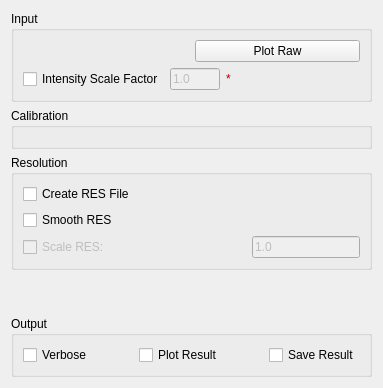
     <widget class="QWidget" name="tabCalibration">
      <attribute name="title">
       <string>Calibration</string>
      </attribute>
      <layout class="QVBoxLayout" name="verticalLayout_10">
       <item>
        <layout class="QVBoxLayout" name="verticalLayout_19">
         <item>
          <layout class="QGridLayout" name="gridLayout">
           <item row="0" column="0">
            <widget class="QGroupBox" name="gbCalibrationInput">
             <property name="title">
              <string>Input</string>
             </property>
             <layout class="QVBoxLayout" name="verticalLayout_11">
              <item>
               <layout class="QHBoxLayout" name="loCalibInputFile">
                <item>
                 <widget class="MantidQt::MantidWidgets::MWRunFiles" name="cal_leRunNo" native="true">
                  <property name="sizePolicy">
                   <sizepolicy hsizetype="Preferred" vsizetype="Fixed">
                    <horstretch>0</horstretch>
                    <verstretch>41</verstretch>
                   </sizepolicy>
                  </property>
                  <property name="label" stdset="0">
                   <string>Run No</string>
                  </property>
                  <property name="multipleFiles" stdset="0">
                   <bool>true</bool>
                  </property>
                  <property name="algorithmAndProperty" stdset="0">
                   <string/>
                  </property>
                  <property name="fileExtensions" stdset="0">
                   <stringlist>
                    <string>.raw</string>
                   </stringlist>
                  </property>
                 </widget>
                </item>
                <item>
                 <widget class="QPushButton" name="cal_pbPlot">
                  <property name="toolTip">
                   <string>Plot first detector spectra</string>
                  </property>
                  <property name="text">
                   <string>Plot Raw</string>
                  </property>
                 </widget>
                </item>
               </layout>
              </item>
              <item>
               <layout class="QHBoxLayout" name="loCalibScaleFactor">
                <item>
                 <widget class="QCheckBox" name="cal_ckIntensityScaleMultiplier">
                  <property name="text">
                   <string>Intensity Scale Factor</string>
                  </property>
                 </widget>
                </item>
                <item>
                 <widget class="QLineEdit" name="cal_leIntensityScaleMultiplier">
                  <property name="enabled">
                   <bool>false</bool>
                  </property>
                  <property name="sizePolicy">
                   <sizepolicy hsizetype="Minimum" vsizetype="Fixed">
                    <horstretch>0</horstretch>
                    <verstretch>0</verstretch>
                   </sizepolicy>
                  </property>
                  <property name="maximumSize">
                   <size>
                    <width>50</width>
                    <height>16777215</height>
                   </size>
                  </property>
                  <property name="text">
                   <string>1.0</string>
                  </property>
                  <property name="placeholderText">
                   <string/>
                  </property>
                 </widget>
                </item>
                <item>
                 <widget class="QLabel" name="cal_valIntensityScaleMultiplier">
                  <property name="sizePolicy">
                   <sizepolicy hsizetype="Fixed" vsizetype="Fixed">
                    <horstretch>10</horstretch>
                    <verstretch>20</verstretch>
                   </sizepolicy>
                  </property>
                  <property name="minimumSize">
                   <size>
                    <width>10</width>
                    <height>0</height>
                   </size>
                  </property>
                  <property name="palette">
                   <palette>
                    <active>
                     <colorrole role="WindowText">
                      <brush brushstyle="SolidPattern">
                       <color alpha="255">
                        <red>170</red>
                        <green>0</green>
                        <blue>0</blue>
                       </color>
                      </brush>
                     </colorrole>
                    </active>
                    <inactive>
                     <colorrole role="WindowText">
                      <brush brushstyle="SolidPattern">
                       <color alpha="255">
                        <red>170</red>
                        <green>0</green>
                        <blue>0</blue>
                       </color>
                      </brush>
                     </colorrole>
                    </inactive>
                    <disabled>
                     <colorrole role="WindowText">
                      <brush brushstyle="SolidPattern">
                       <color alpha="255">
                        <red>118</red>
                        <green>116</green>
                        <blue>108</blue>
                       </color>
                      </brush>
                     </colorrole>
                    </disabled>
                   </palette>
                  </property>
                  <property name="text">
                   <string>*</string>
                  </property>
                 </widget>
                </item>
                <item>
                 <spacer name="horizontalSpacer_23">
                  <property name="orientation">
                   <enum>Qt::Horizontal</enum>
                  </property>
                  <property name="sizeType">
                   <enum>QSizePolicy::Expanding</enum>
                  </property>
                  <property name="sizeHint" stdset="0">
                   <size>
                    <width>40</width>
                    <height>20</height>
                   </size>
                  </property>
                 </spacer>
                </item>
               </layout>
              </item>
             </layout>
            </widget>
           </item>
          </layout>
         </item>
        </layout>
       </item>
       <item>
        <widget class="QGroupBox" name="gbCalibration">
         <property name="title">
          <string>Calibration</string>
         </property>
         <layout class="QHBoxLayout" name="horizontalLayout_20">
          <item>
           <layout class="QVBoxLayout" name="cal_treeCal"/>
          </item>
          <item>
           <layout class="QVBoxLayout" name="cal_plotCal"/>
          </item>
         </layout>
        </widget>
       </item>
       <item>
        <widget class="QGroupBox" name="gbResolution">
         <property name="title">
          <string>Resolution</string>
         </property>
         <layout class="QHBoxLayout" name="cal_plots">
          <item>
           <layout class="QVBoxLayout" name="cal_treeRes">
            <item>
             <layout class="QGridLayout" name="gridLayout_5">
              <item row="2" column="0">
               <widget class="QCheckBox" name="cal_ckResScale">
                <property name="enabled">
                 <bool>false</bool>
                </property>
                <property name="text">
                 <string>Scale RES:</string>
                </property>
               </widget>
              </item>
              <item row="2" column="1">
               <widget class="QLineEdit" name="cal_leResScale">
                <property name="enabled">
                 <bool>false</bool>
                </property>
                <property name="sizePolicy">
                 <sizepolicy hsizetype="Fixed" vsizetype="Fixed">
                  <horstretch>0</horstretch>
                  <verstretch>0</verstretch>
                 </sizepolicy>
                </property>
                <property name="text">
                 <string>1.0</string>
                </property>
                <property name="placeholderText">
                 <string/>
                </property>
               </widget>
              </item>
              <item row="0" column="0" colspan="2">
               <widget class="QCheckBox" name="cal_ckRES">
                <property name="toolTip">
                 <string>Create RES file</string>
                </property>
                <property name="text">
                 <string>Create RES File</string>
                </property>
               </widget>
              </item>
              <item row="1" column="0" colspan="2">
               <widget class="QCheckBox" name="cal_ckSmooth">
                <property name="toolTip">
                 <string>Apply WienerSmooth algorithm to resolution</string>
                </property>
                <property name="text">
                 <string>Smooth RES</string>
                </property>
               </widget>
              </item>
             </layout>
            </item>
           </layout>
          </item>
          <item>
           <layout class="QVBoxLayout" name="cal_plotRes"/>
          </item>
         </layout>
        </widget>
       </item>
       <item>
        <spacer name="verticalSpacer_4">
         <property name="orientation">
          <enum>Qt::Vertical</enum>
         </property>
         <property name="sizeHint" stdset="0">
          <size>
           <width>20</width>
           <height>40</height>
          </size>
         </property>
        </spacer>
       </item>
       <item>
        <widget class="QGroupBox" name="slice_outputOptions">
         <property name="title">
          <string>Output</string>
         </property>
         <layout class="QVBoxLayout" name="verticalLayout_5">
          <item>
           <layout class="QHBoxLayout" name="horizontalLayout_7">
            <item>
             <widget class="QCheckBox" name="cal_ckVerbose">
              <property name="text">
               <string>Verbose</string>
              </property>
             </widget>
            </item>
            <item>
             <spacer name="horizontalSpacer_34">
              <property name="orientation">
               <enum>Qt::Horizontal</enum>
              </property>
              <property name="sizeHint" stdset="0">
               <size>
                <width>40</width>
                <height>20</height>
               </size>
              </property>
             </spacer>
            </item>
            <item>
             <widget class="QCheckBox" name="cal_ckPlotResult">
              <property name="toolTip">
               <string>Plot resulting calibration file when created.</string>
              </property>
              <property name="text">
               <string>Plot Result</string>
              </property>
             </widget>
            </item>
            <item>
             <spacer name="horizontalSpacer_35">
              <property name="orientation">
               <enum>Qt::Horizontal</enum>
              </property>
              <property name="sizeHint" stdset="0">
               <size>
                <width>40</width>
                <height>20</height>
               </size>
              </property>
             </spacer>
            </item>
            <item>
             <widget class="QCheckBox" name="cal_ckSave">
              <property name="text">
               <string>Save Result</string>
              </property>
             </widget>
            </item>
           </layout>
          </item>
         </layout>
        </widget>
       </item>
      </layout>
     </widget>
